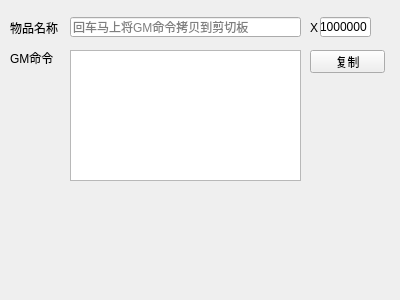
<?xml version="1.0" encoding="UTF-8"?>
<ui version="4.0">
 <class>CDaoYouGmUi</class>
 <widget class="QWidget" name="CDaoYouGmUi">
  <property name="geometry">
   <rect>
    <x>0</x>
    <y>0</y>
    <width>400</width>
    <height>300</height>
   </rect>
  </property>
  <property name="windowTitle">
   <string>Form</string>
  </property>
  <widget class="QLineEdit" name="lineItemName">
   <property name="geometry">
    <rect>
     <x>70</x>
     <y>17</y>
     <width>231</width>
     <height>20</height>
    </rect>
   </property>
   <property name="placeholderText">
    <string>回车马上将GM命令拷贝到剪切板</string>
   </property>
  </widget>
  <widget class="QLabel" name="label">
   <property name="geometry">
    <rect>
     <x>310</x>
     <y>20</y>
     <width>16</width>
     <height>16</height>
    </rect>
   </property>
   <property name="text">
    <string>X</string>
   </property>
  </widget>
  <widget class="QLabel" name="label_2">
   <property name="geometry">
    <rect>
     <x>10</x>
     <y>50</y>
     <width>54</width>
     <height>16</height>
    </rect>
   </property>
   <property name="text">
    <string>GM命令</string>
   </property>
  </widget>
  <widget class="QTextEdit" name="textGm">
   <property name="geometry">
    <rect>
     <x>70</x>
     <y>50</y>
     <width>231</width>
     <height>131</height>
    </rect>
   </property>
   <property name="readOnly">
    <bool>true</bool>
   </property>
  </widget>
  <widget class="QLineEdit" name="lineNum">
   <property name="geometry">
    <rect>
     <x>320</x>
     <y>17</y>
     <width>51</width>
     <height>20</height>
    </rect>
   </property>
   <property name="text">
    <string>1000000</string>
   </property>
  </widget>
  <widget class="QPushButton" name="btnCopy">
   <property name="geometry">
    <rect>
     <x>310</x>
     <y>50</y>
     <width>75</width>
     <height>23</height>
    </rect>
   </property>
   <property name="text">
    <string>复制</string>
   </property>
  </widget>
  <widget class="QLabel" name="label_3">
   <property name="geometry">
    <rect>
     <x>10</x>
     <y>20</y>
     <width>54</width>
     <height>16</height>
    </rect>
   </property>
   <property name="text">
    <string>物品名称</string>
   </property>
  </widget>
 </widget>
 <tabstops>
  <tabstop>lineItemName</tabstop>
  <tabstop>lineNum</tabstop>
  <tabstop>textGm</tabstop>
  <tabstop>btnCopy</tabstop>
 </tabstops>
 <resources/>
 <connections/>
</ui>
